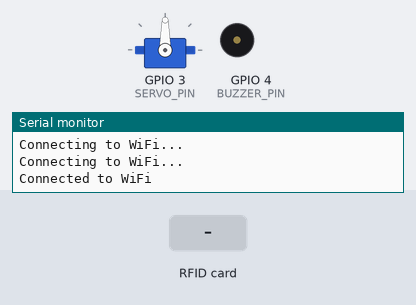
Bench run of a sketch on a simulated ESP8266 (NodeMCU). Shown: servo, buzzer (waves = sounding, pin HIGH), the last lines printed to the serial monitor. The test bench sets the inputs (shaded band). WiFi joins after 1.5 s; servers stay silent unless stated; the Firebase database answers and starts empty.

Above: at 3.2 s.
3.3 s: RFID card 5E 7A 19 C4 held to the reader
At 3.56 s:
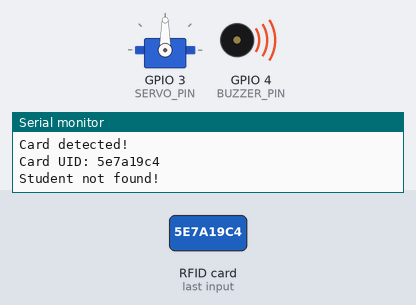
Timing chart, 0 to 6.3 s (numbered marks = the images above; inputs shaded):
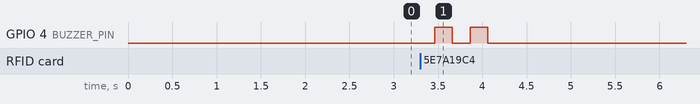

The sketch:

node-data.ino
```cpp
#include <Wire.h>
#include <MFRC522.h>
#include <FirebaseESP8266.h>
#include <FirebaseJson.h>
#include <Servo.h>

#define SS_PIN 2  // SDA pin
#define RST_PIN 8 // RST pin
#define BUZZER_PIN 4 // Change 12 to the actual GPIO number for D6 on your NodeMCU
#define SERVO_PIN 3 // Change 14 to the actual GPIO number for D5 on your NodeMCU

MFRC522 mfrc522(SS_PIN, RST_PIN);
Servo servo;

#define FIREBASE_HOST "iot-project-4e03a-default-rtdb.firebaseio.com"
#define FIREBASE_AUTH "F6mTwUKPRYNFl7PHKR02c6PVdCTLB2gDp0G9mWBh"

const char* ssid = "VIRAT KOHLI";
const char* password = "123456789";

void beep(int beeps = 1);
void controlServo(bool open);

void setup() {
  Serial.begin(9600);
  WiFi.begin(ssid, password);

  while (WiFi.status() != WL_CONNECTED) {
    delay(1000);
    Serial.println("Connecting to WiFi...");
  }

  Serial.println("Connected to WiFi");

  SPI.begin();
  mfrc522.PCD_Init();
  pinMode(BUZZER_PIN, OUTPUT);
  servo.attach(SERVO_PIN);
}

void loop() {
  if (mfrc522.PICC_IsNewCardPresent() && mfrc522.PICC_ReadCardSerial()) {
    Serial.println("Card detected!");

    // Get the RFID card UID
    String cardUID = "";
    for (byte i = 0; i < mfrc522.uid.size; i++) {
      cardUID += String(mfrc522.uid.uidByte[i] < 0x10 ? "0" : "");
      cardUID += String(mfrc522.uid.uidByte[i], HEX);
    }
    Serial.println("Card UID: " + cardUID);

    // Check UID against Firebase data
    if (checkUIDWithFirebase(cardUID)) {
      // Student is recognized
      // Handle attendance logic here
      beep(); // Single beep
      controlServo(true); // Open the servo
      delay(5000); // Wait for 5 seconds
      controlServo(false); // Close the servo
    } else {
      // Student not recognized
      beep(2); // Double beep
    }

    delay(1000); // Delay to avoid multiple reads
  }
}

bool checkUIDWithFirebase(String uid) {
  FirebaseJson json;
  FirebaseData firebaseData;

  // Construct the path to the student's data in Firebase
  String path = "/students/" + uid;

  if (Firebase.get(firebaseData, path)) {
    // Check if the student exists in the database
    if (firebaseData.dataType() == "string") {
      Serial.println("Student found!");
      return true;
    } else {
      Serial.println("Student not found!");
      return false;
    }
  } else {
    Serial.println("Firebase error: " + firebaseData.errorReason());
    return false;
  }
}

void beep(int beeps) {
  for (int i = 0; i < beeps; i++) {
    digitalWrite(BUZZER_PIN, HIGH);
    delay(200); // Adjust duration of beep
    digitalWrite(BUZZER_PIN, LOW);
    delay(200); // Adjust duration of silence between beeps
  }
}

void controlServo(bool open) {
  if (open) {
    servo.write(90); // Open position, adjust as needed
  } else {
    servo.write(0); // Close position, adjust as needed
  }
  delay(500); // Adjust the delay as needed to allow the servo to move
}
```

Measured:
- after the input at 3.3 s, GPIO 4 (BUZZER_PIN): alternates HIGH for 0.20 s and LOW for 0.20 s, 4 changes in all, then stays LOW, starting after 0.16 s
